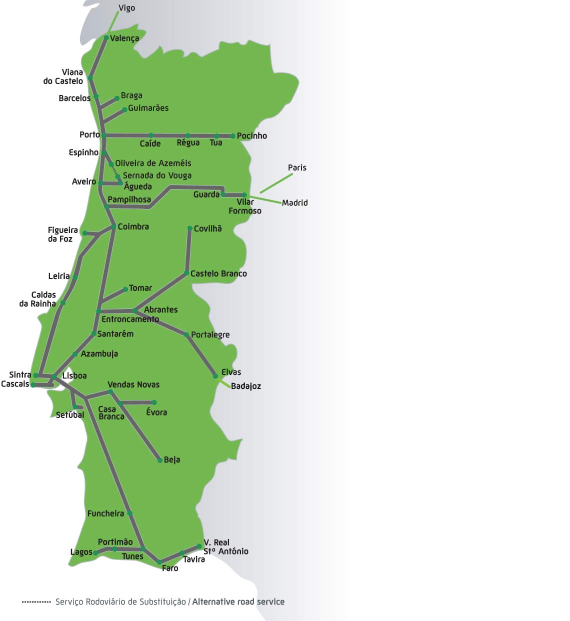
#> input picture TerceiroSemestre/MétodosNuméricos/Exercício11/diagrama-servicos.jpg, 1140 x 1242 px (shown at 1/2 size)
$ python build_network.py
#> lines starting #> are read from the running program, lines starting #| are printed output that depends on the picture; after the words box and inside, x2 and y2 are one past the last pixel; in counts of white or black regions, pixels touching at a corner belong together
import numpy as np
from PIL import Image
import cv2

# load the image
img = cv2.imread('diagrama-servicos.jpg')
#> img is the input picture: shape (1242, 1140, 3); mean B, G, R 210.3, 230.2, 216.4

lower_gray = np.array([103, 86, 65], dtype = "uint8")
upper_gray = np.array([145, 133, 128], dtype = "uint8")

mask_gray = cv2.inRange(img, lower_gray, upper_gray)
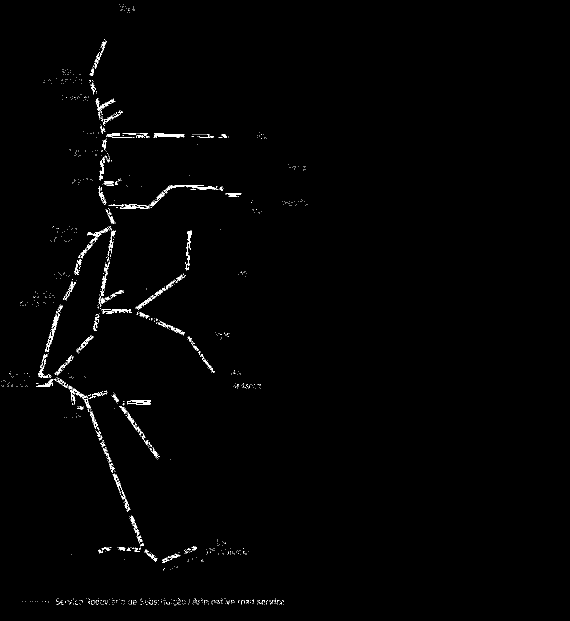
#> mask_gray: shape (1242, 1140) (shown at 1/2 size); 0.85% white in thin lines or dots, all inside (x1, y1, x2, y2) = (3, 9, 615, 1212)
skeleton = cv2.bitwise_and(img, img, mask=mask_gray)
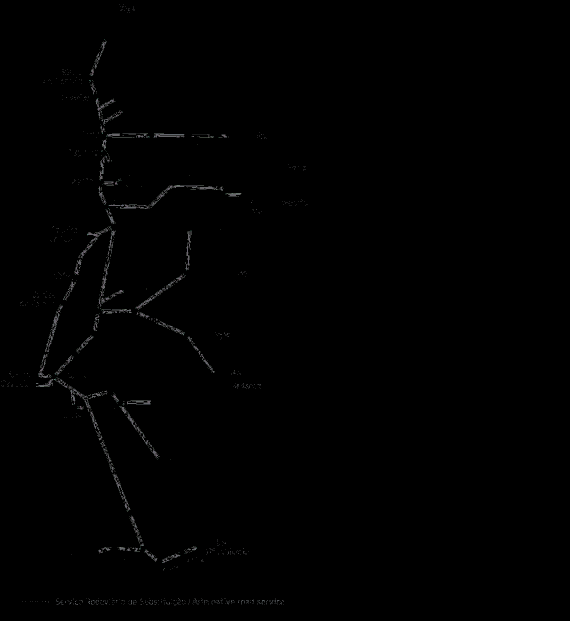
#> skeleton: shape (1242, 1140, 3) (shown at 1/2 size); mean B, G, R 0.9, 0.9, 0.9

cv2.imshow("images", skeleton)
cv2.waitKey(0)
cv2.destroyAllWindows()

# green nodes RGB=[30,148,88]
lower_green = np.array([80,140,20], dtype = "uint8")
upper_green = np.array([95,160,35], dtype = "uint8")

mask_green = cv2.inRange(img, lower_green, upper_green)
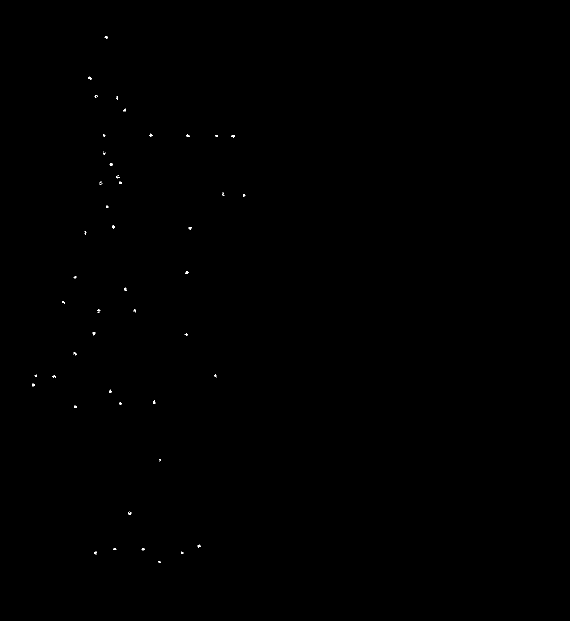
#> mask_green: shape (1242, 1140) (shown at 1/2 size); 0.06% white in thin lines or dots, all inside (x1, y1, x2, y2) = (64, 72, 491, 1126)
nodes = cv2.bitwise_and(img, img, mask=mask_green)

cv2.imshow("images", nodes)
cv2.waitKey(0)
cv2.destroyAllWindows()


# vis = np.concatenate((skeleton, nodes), axis=1)
# cv2.imwrite('out.png',vis)

h_skeleton, w_skeleton = skeleton.shape[:2]
#> h_skeleton = 1242; w_skeleton = 1140
h_nodes, w_nodes = nodes.shape[:2]
#> h_nodes = 1242; w_nodes = 1140

vis = np.zeros((max(h_skeleton,h_nodes), w_skeleton+w_nodes, 3), np.uint8)

vis[:h_skeleton, :w_skeleton, :3] = skeleton
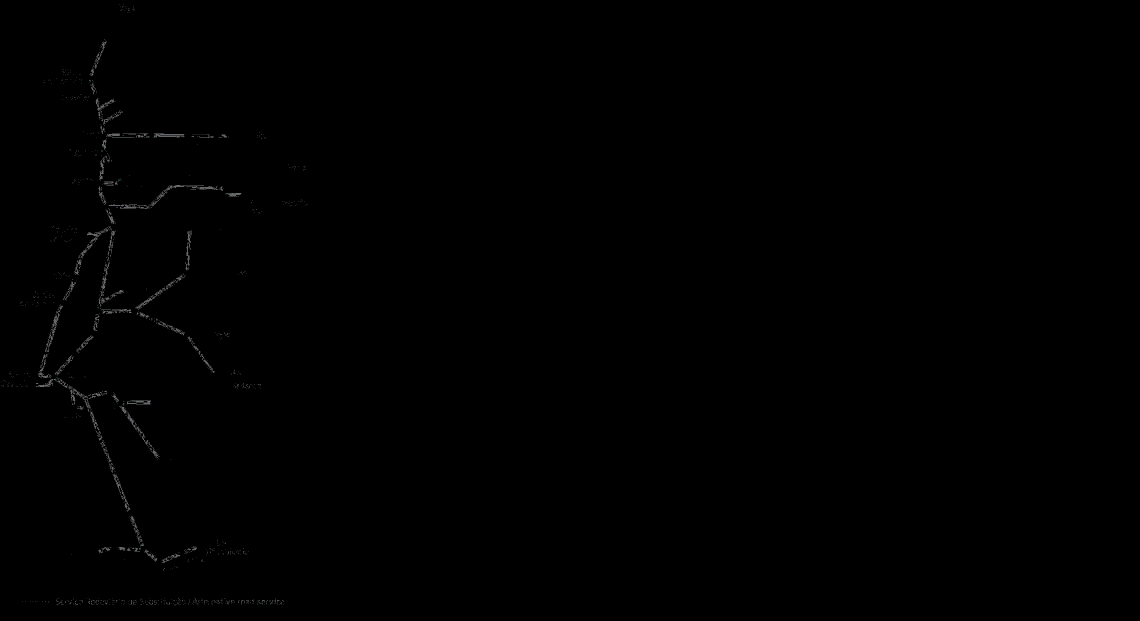
#> vis: shape (1242, 2280, 3) (shown at 1/2 size); mean B, G, R 0.5, 0.5, 0.4
vis[:h_nodes, w_skeleton:w_skeleton+w_nodes, :3] = nodes
#> vis: shape (1242, 2280, 3); 0.03% of pixels changed, all inside (x1, y1, x2, y2) = (1204, 72, 1631, 1126)

#> (the run stopped early here; a loop or call above may not have finished)
